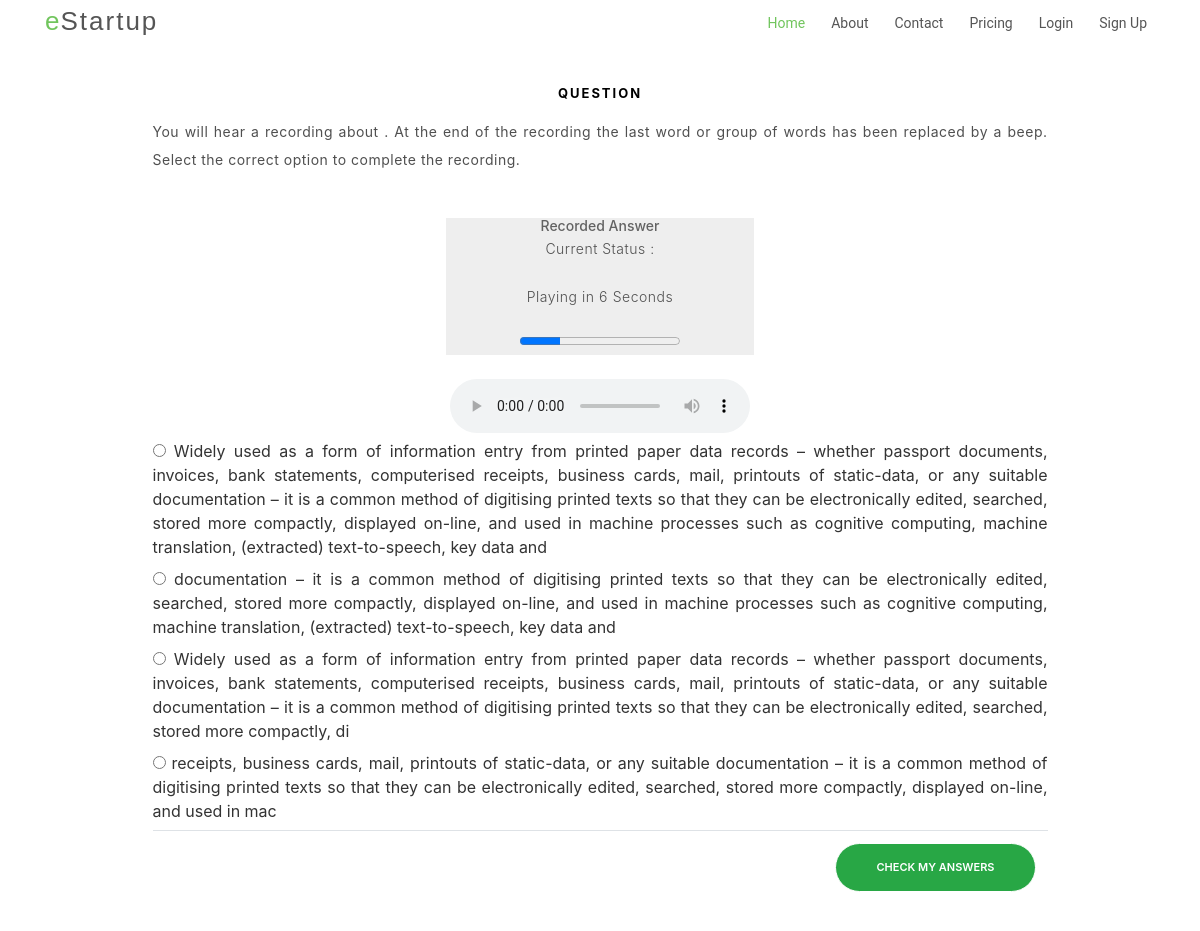
/modules/highlight-correct-summary/, run on the app's committed database.
### modules/models.py (models this page shows)
class AbstractChoices(StatusAbstract):
    option_1 = models.TextField(max_length=500, blank=False)
    option_2 = models.TextField(max_length=500, blank=False)
    option_3 = models.TextField(max_length=500, blank=False)
    option_4 = models.TextField(max_length=500, blank=False)
    answer = models.TextField(max_length=500, blank=False)
    class Meta:
        abstract = True

class HighlightCorrectSummary(AbstractChoices):
    paragraph = models.TextField(max_length=1000,blank=False)
    audio = models.FileField(upload_to='ptebooster/media/highlight-correct-summary')

### modules/views.py (the view)
# urls.py: path('highlight-correct-summary/', HighlightCorrectSummaryView.as_view()),
class HighlightCorrectSummaryView(AbstractListView):
    model = HighlightCorrectSummary
    template_name = 'questions/highlight-correct-summary.html'
    paginate_by = 1

### modules/views.py (called while the page is built)
    def get_queryset(self):
        qs = super().get_queryset()
        queryset = qs.filter(active=True)
        return queryset

### modules/templates/questions/highlight-correct-summary.html (shortened to what this page needs)
{% extends "base.html" %}
{% block content %}
<section id="get-started" class="padd-section text-center">
<div class="container">
    <div class="container-fluid text-center">
        <div class="row content">
          <div class="col-sm-1 sidenav">
          </div>
          <div class="col-sm-10 text-center">
                {% for object in object_list %}
              <h4 class="card-title">Question</h4>
              <table class="table table-hover">
                  <thead>
                    <tr>
                     <p class="text-justify" ><strong> You will hear a recording about {{object.audio_topic}}. At the end of the recording the last word or
                         group of words has been replaced by a beep. Select the correct option to complete the recording. </strong></p>
                    </tr>
                  </thead>
                  <tbody>
                      <tr>
                          {% block timer %}
                          {% include "timer.html" %}
                          {% endblock %}
                      </tr>
                      <tr><audio onloadeddata="var audioPlayer = this; setTimeout(function() { audioPlayer.play(); }, 8000)" id="audioContent" controls controlsList="nodownload"><source src="{{ object.audio.url }}" type="audio/mpeg"></audio></tr>
                    <tr>
                            <div id="radiogroup" class="radio text-justify">
                                    <label><input type="radio" name="optradio" value="{{object.option_1}}" > {{object.option_1}}</label>
                                  </div>
                                  <div class="radio text-justify">
                                    <label><input type="radio" name="optradio" value="{{object.option_2}}"> {{object.option_2}}</label>
                                  </div>
                                  <div class="radio text-justify">
                                    <label><input type="radio" name="optradio" value="{{object.option_3}}"> {{object.option_3}}</label>
                                  </div>
                                  <div class="radio text-justify">
                                        <label><input type="radio" name="optradio" value="{{object.option_4}}"> {{object.option_4}}</label>
                                      </div>
                    </tr>
                    {% endfor %}
                    <tr>
                        <th scope="col" class="text-right"><button type="button" class="btn btn-success getvalue">Check my Answers</button></th>
                      </tr>
                  </tbody>
                </table>
          </div>
          <div class="col-sm-1 sidenav">
            </div>
          </div>
        </div>
      </div>
</section>
      {% endblock %}

### modules/templates/timer.html
<br>
<div class="row">
        <div class="col-sm-4"></div>
                  <div class="col-sm-4" style="background-color: #eee;">
                      <h5 class="text-center"> Recorded Answer </h5>
                      <p> Current Status :</p>
                      <p> Playing in <span id="countdowntimer">8 </span> Seconds</p>
                      <progress value="0" max="8" id="progressBar"></progress>
                  </div>
                  <div class="col-sm-4"></div></div>
                  <br>

### modules/static/css/style.css (style rules this page uses)
body { background-color: #fff; color: #333; }
h1, h2, h3, h4, h5, h6 { margin: 0; }
h4 { color: #000; font-size: 13px; font-weight: 700; letter-spacing: 2px; text-transform: uppercase; line-height: 2; }
h5 { color: #626262; font-size: 14px; font-weight: 500; }
p { color: #505050; font-size: 14px; font-weight: 300; letter-spacing: 0.5px; line-height: 2; margin-bottom: 20px; }
span { letter-spacing: 1px; }
.btn { border: 1px solid #fff; border-radius: 50px; color: #fff; font-size: 11px; font-weight: 600; padding: 15px 40px; text-transform: uppercase; -moz-transition: all 0.5s ease-in-out 0s; -ms-transition: all 0.5s ease-in-out 0s; -o-transition: all 0.5s ease-in-out 0s; -webkit-transition: all 0.5s ease-in-out 0s; transition: all 0.5s ease-in-out 0s; }
.padd-section { padding-bottom: 80px; padding-top: 80px; }
#get-started { display: inline-block; height: 100%; width: 100%; }

### data on the page
HighlightCorrectSummary: option_1 "Widely used as a form of information entry from printed paper data records – whether passport documents, invoices, bank statements, computerised receipts, business cards, mail, printouts of static-data, or any suitable documentation – it is a common method of digitising printed texts so that they can be electronically edited, searched, stored more compactly, displayed on-line, and used in machine processes such as cognitive computing, machine translation, (extracted) text-to-speech, key data and", option_2 "documentation – it is a common method of digitising printed texts so that they can be electronically edited, searched, stored more compactly, displayed on-line, and used in machine processes such as cognitive computing, machine translation, (extracted) text-to-speech, key data and", option_3 "Widely used as a form of information entry from printed paper data records – whether passport documents, invoices, bank statements, computerised receipts, business cards, mail, printouts of static-data, or any suitable documentation – it is a common method of digitising printed texts so that they can be electronically edited, searched, stored more compactly, di", option_4 "receipts, business cards, mail, printouts of static-data, or any suitable documentation – it is a common method of digitising printed texts so that they can be electronically edited, searched, stored more compactly, displayed on-line, and used in mac"
